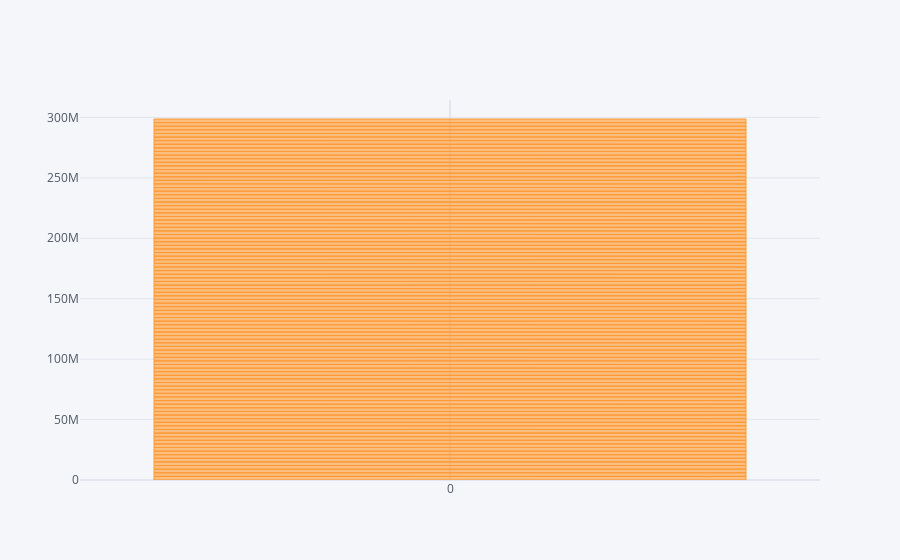

The code cell stored with this chart in its notebook:
### Code cell
data.iplot(kind="bar", x="isFraud", y="TransactionID")
